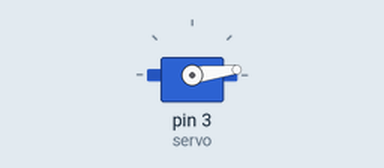
Bench run of a sketch on a simulated Arduino Uno, built with avr-gcc and run on an emulated ATmega328P. On the bench: servo.

Above: at 0.05 s.
At 0.4 s:
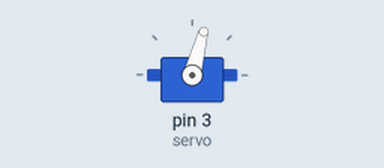
At 0.8 s:
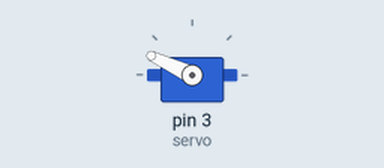
At 1.55 s:
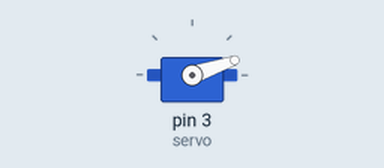
Timing chart, 0 to 3.8 s (numbered marks = the images above):
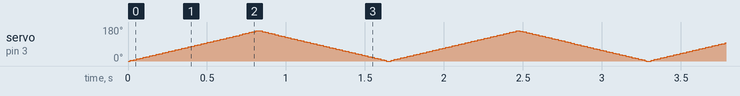

The sketch:

Servo.ino
```cpp
#include <Servo.h>
Servo servo;

int angle = 0;
bool increase = true;

void setup() {
  servo.attach(3);
  servo.write(angle);
}

void loop() {
  servo.write(angle);
  delay(5);
  if (increase) {
    angle++;
    if (angle > 160) {
      increase = false;
    }
  } else {
    angle--;
    if (angle < 0) {
      increase = true;
    }
  }
}
```
